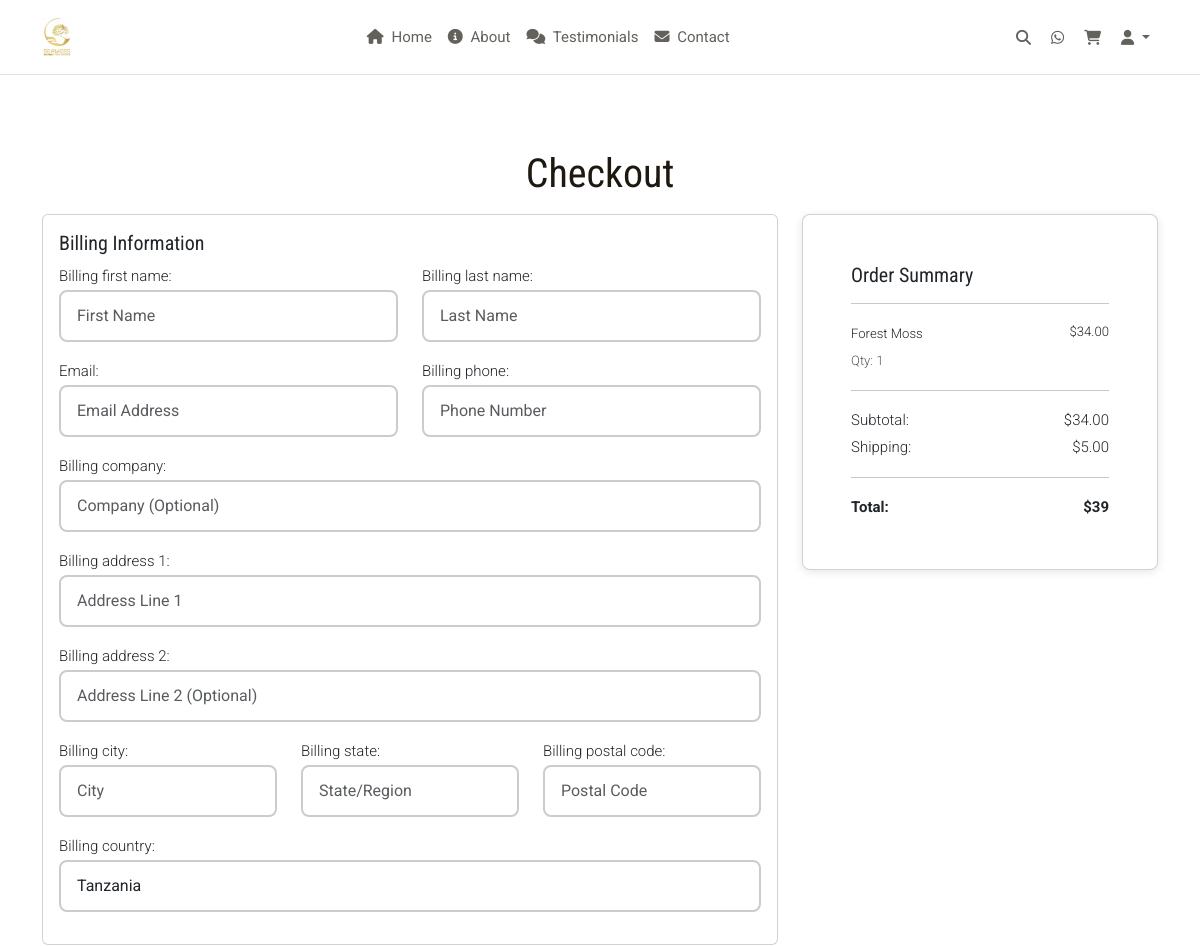
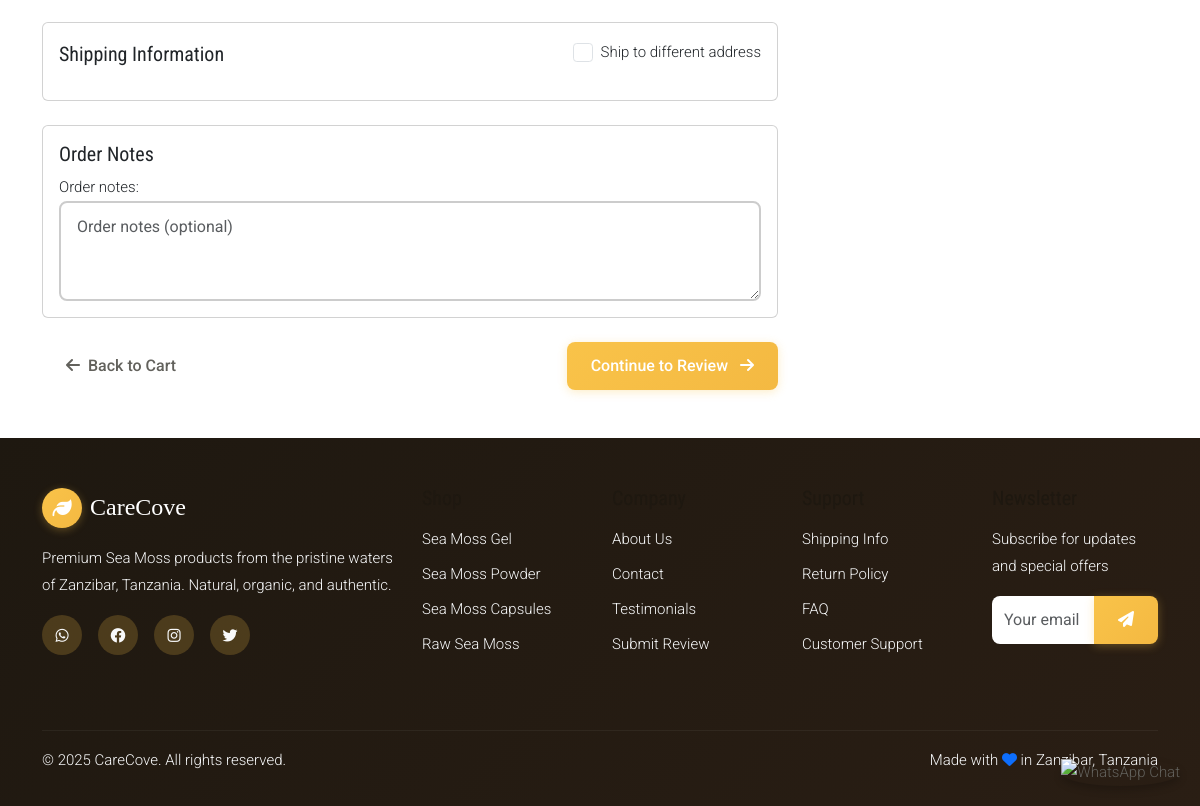
Page /cart/checkout/ on the committed database (2 pictures, top to bottom).
### cart/models.py (models this page shows, shortened)
class CartItem(models.Model):
    cart = models.ForeignKey(Cart, on_delete=models.CASCADE, related_name='items')
    product = models.ForeignKey(Product, on_delete=models.CASCADE)
    variant = models.ForeignKey(ProductVariant, on_delete=models.CASCADE, null=True, blank=True)
    quantity = models.PositiveIntegerField(default=1)
    created_at = models.DateTimeField(auto_now_add=True)
    class Meta:
        unique_together = ('cart', 'product', 'variant')
    @property
    def price(self):
        if self.variant:
            return self.variant.price
        return self.product.price
    @property
    def total_price(self):
        return self.price * self.quantity

class Cart(models.Model):
    user = models.ForeignKey(User, on_delete=models.CASCADE, null=True, blank=True)
    session_key = models.CharField(max_length=32, null=True, blank=True)
    created_at = models.DateTimeField(auto_now_add=True)
    updated_at = models.DateTimeField(auto_now=True)
    @property
    def total_items(self):
        return sum(item.quantity for item in self.items.all())
    @property
    def total_price(self):
        return sum(item.total_price for item in self.items.all())

### shop/models.py (models this page shows, shortened)
class Product(models.Model):
    PRODUCT_TYPES = [
        ('gel', 'Sea Moss Gel'),
        ('powder', 'Sea Moss Powder'),
        ('capsules', 'Sea Moss Capsules'),
        ('raw', 'Raw Sea Moss'),
    ]
    name = models.CharField(max_length=200)
    name_sw = models.CharField(max_length=200, blank=True, help_text="Swahili translation")
    slug = models.SlugField(unique=True)
    category = models.ForeignKey(Category, on_delete=models.CASCADE, related_name='products')
    product_type = models.CharField(max_length=20, choices=PRODUCT_TYPES, default='gel')
    description = models.TextField()
    description_sw = models.TextField(blank=True, help_text="Swahili translation")
    price = models.DecimalField(max_digits=10, decimal_places=2)
    compare_at_price = models.DecimalField(max_digits=10, decimal_places=2, blank=True, null=True)
    cost_price = models.DecimalField(max_digits=10, decimal_places=2, blank=True, null=True)
    sku = models.CharField(max_length=50, unique=True, blank=True)
    stock_quantity = models.PositiveIntegerField(default=0)
    track_inventory = models.BooleanField(default=True)
    allow_backorders = models.BooleanField(default=False)
    weight = models.DecimalField(max_digits=8, decimal_places=2, blank=True, null=True)
    origin = models.CharField(max_length=100, default='Zanzibar, Tanzania')
    ingredients = models.TextField(blank=True)
    benefits = models.TextField(blank=True)
    usage_instructions = models.TextField(blank=True)
    meta_title = models.CharField(max_length=60, blank=True)
    meta_description = models.CharField(max_length=160, blank=True)
    is_active = models.BooleanField(default=True)
    is_featured = models.BooleanField(default=False)
    created_at = models.DateTimeField(auto_now_add=True)
    updated_at = models.DateTimeField(auto_now=True)
    class Meta:
        ordering = ['-created_at']

### cart/views.py (the view)
# urls.py: path('checkout/', views.checkout, name='checkout'),
def checkout(request):
    cart = get_or_create_cart(request)
    if cart.total_items == 0:
        messages.warning(request, 'Your cart is empty!')
        return redirect('shop:home')
    form = CheckoutForm()
    context = {
        'cart': cart,
        'form': form,
    }
    return render(request, 'cart/checkout.html', context)

### cart/context_processors.py (called while the page is built)
def cart(request):
    cart_total_items = 0
    cart_total_price = 0
    cart_obj = None
    try:
        if request.user.is_authenticated:
            cart_obj = Cart.objects.get(user=request.user)
        else:
            if request.session.session_key:
                cart_obj = Cart.objects.get(session_key=request.session.session_key)
        if cart_obj:
            cart_total_items = cart_obj.total_items
            cart_total_price = cart_obj.total_price
    except Cart.DoesNotExist:
        pass
    return {
        'cart_total_items': cart_total_items,
        'cart_total_price': cart_total_price,
        'cart': cart_obj,
    }

### cart/views.py (called while the page is built)
def get_or_create_cart(request):
    if request.user.is_authenticated:
        cart, created = Cart.objects.get_or_create(user=request.user)
    else:
        session_key = request.session.session_key
        if not session_key:
            request.session.create()
            session_key = request.session.session_key
        cart, created = Cart.objects.get_or_create(session_key=session_key)
    return cart

### templates/cart/checkout.html (shortened to what this page needs)
{% extends 'base.html' %}
{% load static %}
{% block content %}
<div class="container my-5">
    <h1 class="section-title">Checkout</h1>
    <div class="row">
        <div class="col-lg-8">
            <form method="post" action="{% url 'cart:checkout_confirm' %}" id="checkoutForm">
                <div class="card mb-4">
                    <div class="card-body">
                        <h5 class="card-title">Billing Information</h5>
                        <div class="row">
                            <div class="col-md-6 mb-3">
                                {{ form.billing_first_name.label_tag }}
                                {{ form.billing_first_name }}
                            </div>
                            <div class="col-md-6 mb-3">
                                {{ form.billing_last_name.label_tag }}
                                {{ form.billing_last_name }}
                            </div>
                        </div>
                        <div class="row">
                            <div class="col-md-6 mb-3">
                                {{ form.email.label_tag }}
                                {{ form.email }}
                            </div>
                            <div class="col-md-6 mb-3">
                                {{ form.billing_phone.label_tag }}
                                {{ form.billing_phone }}
                            </div>
                        </div>
                        <div class="mb-3">
                            {{ form.billing_company.label_tag }}
                            {{ form.billing_company }}
                        </div>
                        <div class="mb-3">
                            {{ form.billing_address_1.label_tag }}
                            {{ form.billing_address_1 }}
                        </div>
                        <div class="mb-3">
                            {{ form.billing_address_2.label_tag }}
                            {{ form.billing_address_2 }}
                        </div>
                        <div class="row">
                            <div class="col-md-4 mb-3">
                                {{ form.billing_city.label_tag }}
                                {{ form.billing_city }}
                            </div>
                            <div class="col-md-4 mb-3">
                                {{ form.billing_state.label_tag }}
                                {{ form.billing_state }}
                            </div>
                            <div class="col-md-4 mb-3">
                                {{ form.billing_postal_code.label_tag }}
                                {{ form.billing_postal_code }}
                            </div>
                        </div>
                        <div class="mb-3">
                            {{ form.billing_country.label_tag }}
                            {{ form.billing_country }}
                        </div>
                    </div>
                </div>
                <div class="card mb-4">
                    <div class="card-body">
                        <div class="d-flex justify-content-between align-items-center mb-3">
                            <h5 class="card-title mb-0">Shipping Information</h5>
                            <div class="form-check">
                                {{ form.different_shipping }}
                                <label class="form-check-label" for="{{ form.different_shipping.id_for_label }}">
                                    Ship to different address
                                </label>
                            </div>
                        </div>
                    </div>
                </div>
                <div class="card mb-4">
                    <div class="card-body">
                        <h5 class="card-title">Order Notes</h5>
                        {{ form.order_notes.label_tag }}
                        {{ form.order_notes }}
                    </div>
                </div>
                <div class="d-flex justify-content-between">
                    <a href="{% url 'cart:cart_detail' %}" class="btn btn-outline-secondary">
                        <i class="fas fa-arrow-left me-2"></i>Back to Cart
                    </a>
                    <button type="submit" class="btn btn-primary">
                        Continue to Review <i class="fas fa-arrow-right ms-2"></i>
                    </button>
                </div>
            </form>
        </div>
        <div class="col-lg-4">
            <div class="card cart-summary">
                <div class="card-body">
                    <h5 class="card-title">Order Summary</h5>
                    <hr>
                    {% for item in cart.items.all %}
                    <div class="d-flex justify-content-between mb-2">
                        <div>
                            <small>{{ item.product.name }}{% if item.variant %} - {{ item.variant.name }}{% endif %}</small>
                            <br>
                            <small class="text-muted">Qty: {{ item.quantity }}</small>
                        </div>
                        <small>${{ item.total_price }}</small>
                    </div>
                    {% endfor %}
                    <hr>
                    <div class="d-flex justify-content-between">
                        <span>Subtotal:</span>
                        <span>${{ cart.total_price }}</span>
                    </div>
                    <div class="d-flex justify-content-between">
                        <span>Shipping:</span>
                        <span>
                            {% if cart.total_price >= 50 %}
                                Free
                            {% else %}
                                $5.00
                            {% endif %}
                        </span>
                    </div>
                    <hr>
                    <div class="d-flex justify-content-between fw-bold">
                        <span>Total:</span>
                        <span>
                            {% if cart.total_price >= 50 %}
                                ${{ cart.total_price }}
                            {% else %}
                                ${{ cart.total_price|add:5 }}
                            {% endif %}
                        </span>
                    </div>
                </div>
            </div>
        </div>
    </div>
</div>
{% endblock %}

### static/css/style.css (style rules this page uses)
a, a:visited, a:hover, a:focus, a:active { text-decoration: none !important; color: inherit !important; }
:root { --primary-gold: #f9c349; --dark-grey-brown: #62615c; --black: #000000; --dark-brown: #1e1810; --white: #ffffff; --light-grey: #9e9e9e; --off-white: #fafafa; --coral-red: #d65d67; --blue-grey: #69727d; --light-border: #cccccc; --silver-grey: #e2e2e2; --blue-accent: #0274be; --success: #28a745; --warning: #ffc107; --danger: #dc3545; --info: #17a2b8; }
body { font-family: 'Roboto', sans-serif; font-weight: 300; font-size: 15px; line-height: 1.8; color: var(--dark-grey-brown); background-color: var(--white); }
body.beach-background { background-image: url('/static/img/zanzibar-beach3.jpg'); background-size: cover; background-position: center; background-attachment: fixed; background-repeat: no-repeat; min-height: 100vh; }
h1, h2, h3, h4, h5, h6 { font-family: 'Roboto Condensed', sans-serif; font-weight: 400; color: var(--dark-brown); margin-bottom: 1rem; }
body { font-family: 'Roboto', sans-serif; font-weight: 300; font-size: 15px; line-height: 1.8; color: var(--dark-grey-brown); background-color: var(--white); padding-top: 70px; }
.section-title { font-size: 2.5rem; text-align: center; margin-bottom: 1rem; color: var(--dark-brown); }
.btn { border-radius: 8px; font-weight: 500; padding: 0.75rem 1.5rem; transition: all 0.3s ease; border: none; cursor: pointer; }
.btn-primary { background: linear-gradient(135deg, var(--primary-gold), #f4b942); color: var(--white); box-shadow: 0 2px 10px rgba(249, 195, 73, 0.3); }
.form-control { border-radius: 8px; border: 2px solid var(--light-border); padding: 0.75rem 1rem; font-size: 1rem; transition: all 0.3s ease; }
.form-check-input { width: 1.2rem; height: 1.2rem; margin-right: 0.5rem; }
.cart-summary { background: white; border-radius: 8px; padding: 2rem; box-shadow: 0 2px 10px rgba(0, 0, 0, 0.1); position: sticky; top: 2rem; }

### rows in the picture
CartItem: product.name "Forest Moss", quantity "1", total_price "34.00"
Cart: total_price "34.00", total_price|add "39"
